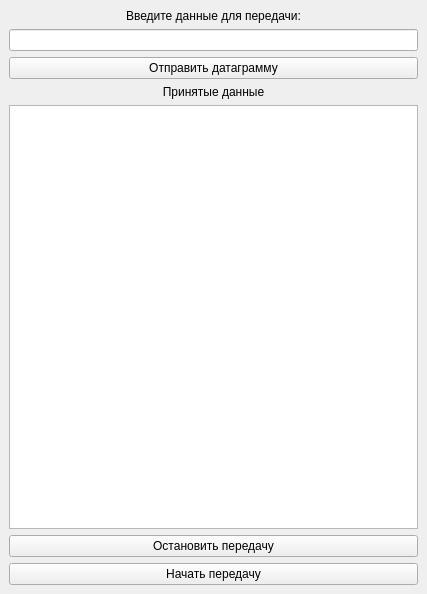
<?xml version="1.0" encoding="UTF-8"?>
<ui version="4.0">
 <class>MainWindow</class>
 <widget class="QMainWindow" name="MainWindow">
  <property name="geometry">
   <rect>
    <x>0</x>
    <y>0</y>
    <width>427</width>
    <height>594</height>
   </rect>
  </property>
  <property name="windowTitle">
   <string>MainWindow</string>
  </property>
  <widget class="QWidget" name="centralwidget">
   <layout class="QVBoxLayout" name="verticalLayout">
    <item>
     <widget class="QLabel" name="label">
      <property name="text">
       <string>Введите данные для передачи:</string>
      </property>
      <property name="alignment">
       <set>Qt::AlignCenter</set>
      </property>
     </widget>
    </item>
    <item>
     <widget class="QLineEdit" name="inputText"/>
    </item>
    <item>
     <widget class="QPushButton" name="buttonSendDG">
      <property name="text">
       <string>Отправить датаграмму</string>
      </property>
     </widget>
    </item>
    <item>
     <widget class="QLabel" name="lb_receiveData">
      <property name="text">
       <string>Принятые данные</string>
      </property>
      <property name="alignment">
       <set>Qt::AlignCenter</set>
      </property>
     </widget>
    </item>
    <item>
     <widget class="QTextEdit" name="te_result"/>
    </item>
    <item>
     <widget class="QPushButton" name="pb_stop">
      <property name="text">
       <string>Остановить передачу</string>
      </property>
     </widget>
    </item>
    <item>
     <widget class="QPushButton" name="pb_start">
      <property name="text">
       <string>Начать передачу</string>
      </property>
     </widget>
    </item>
   </layout>
  </widget>
 </widget>
 <resources/>
 <connections/>
</ui>
